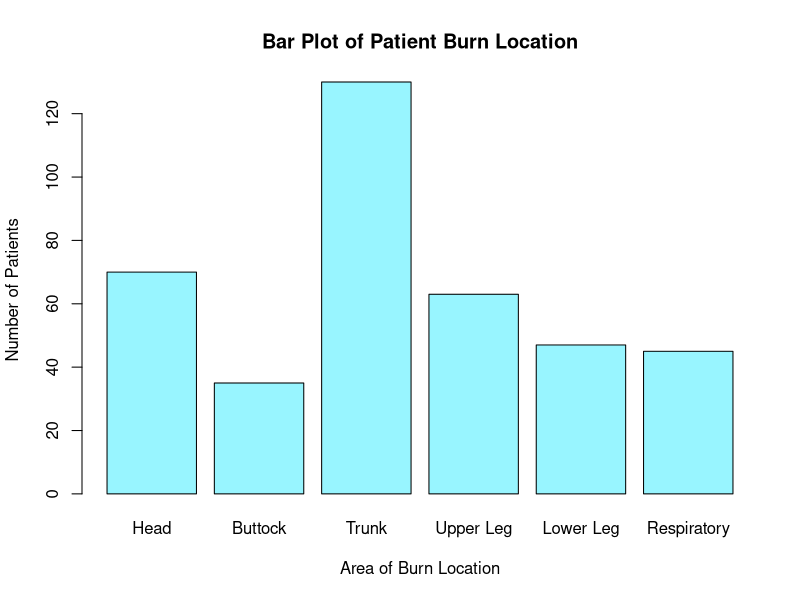
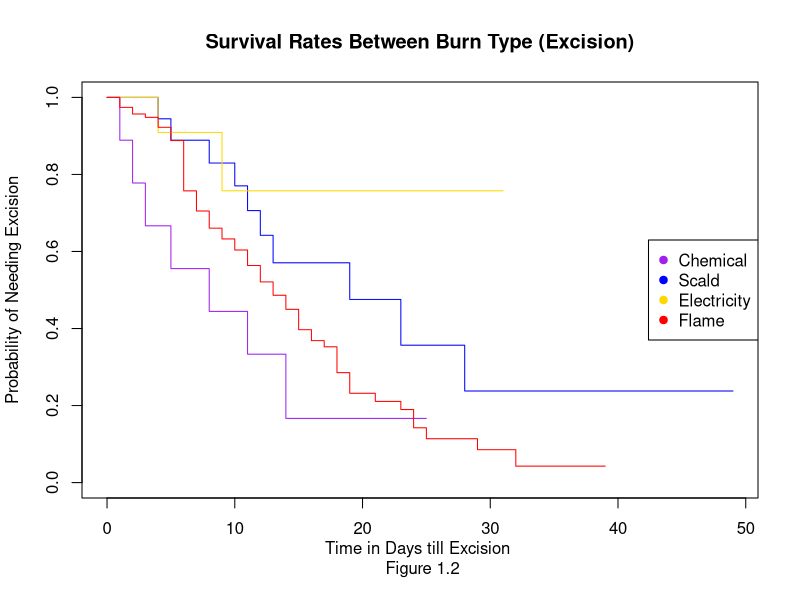
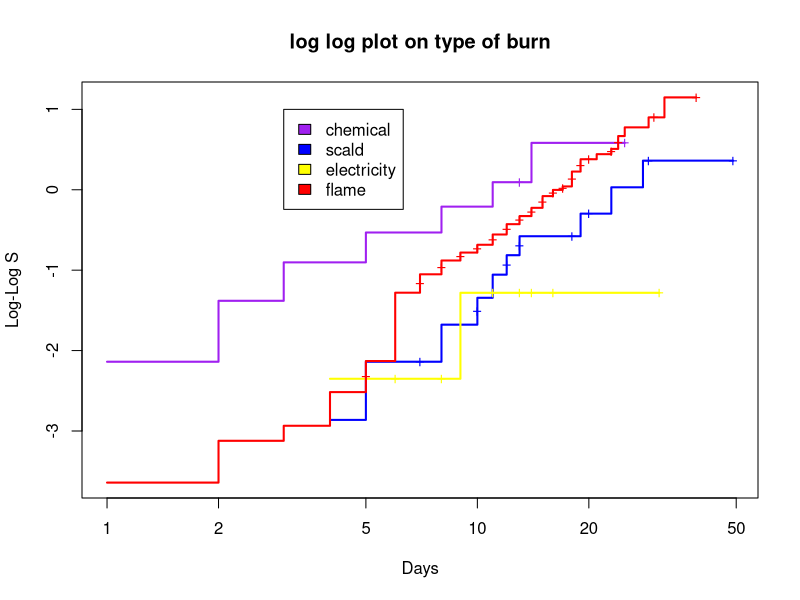
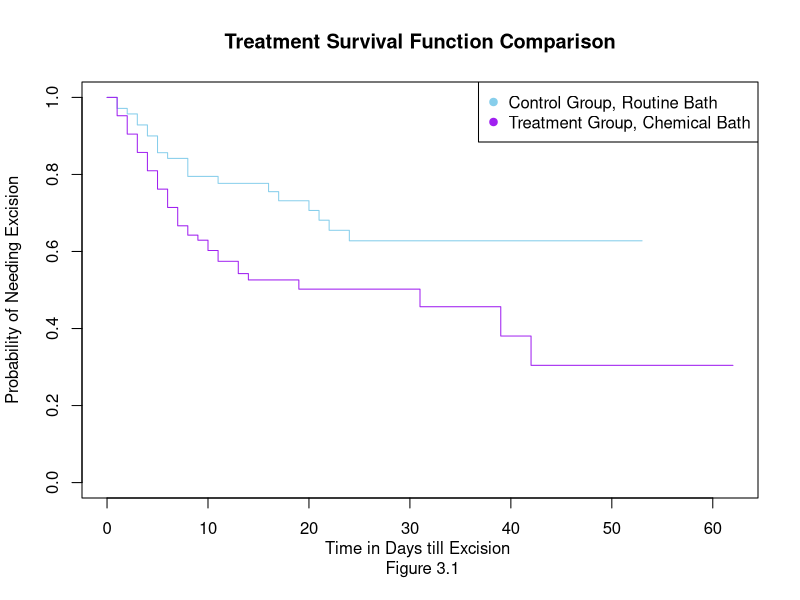
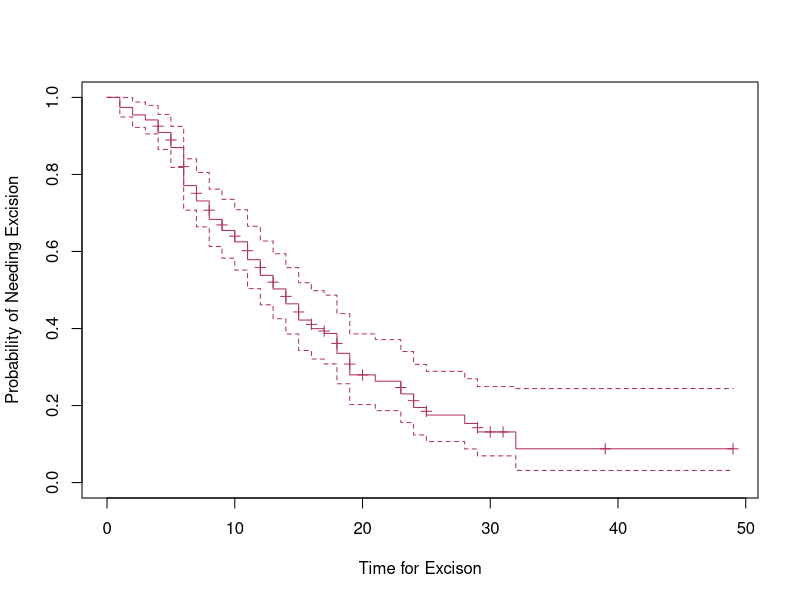
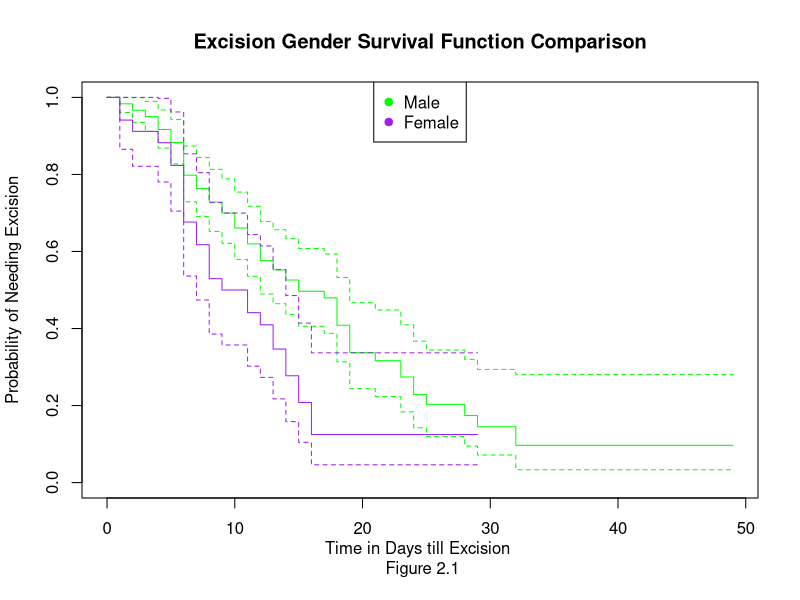
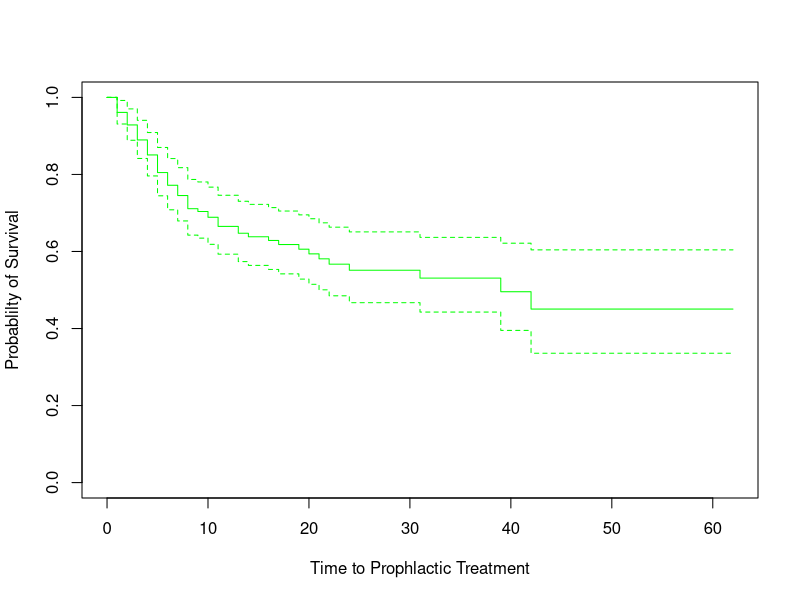
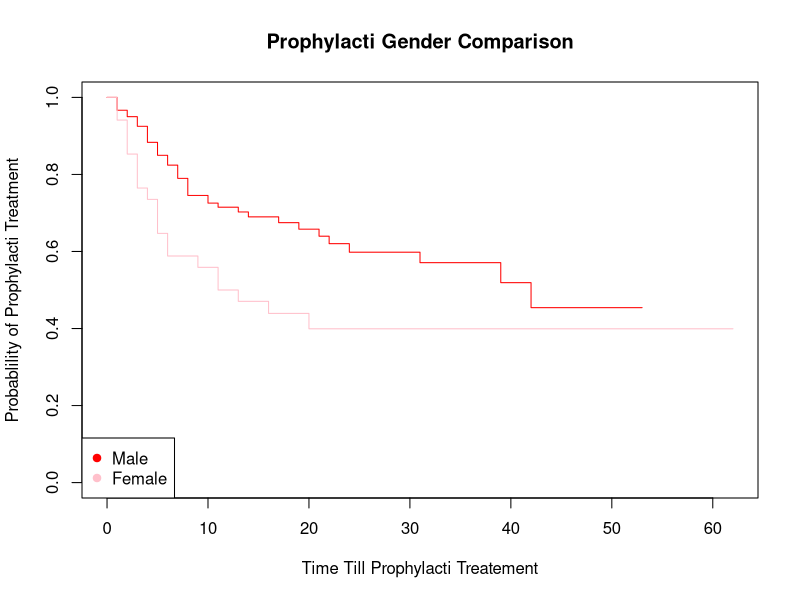

These figures' R source, in order:
## ---- chunk 1
library(survival)
library(tidyverse)
library(KMsurv)

#Exploratory Data Analysis 
data("burn")
burn.dataset <- data("burn")

sum(burn$Z10) #number of patients with burn in throat
mean(burn$Z4) #avg body burn percentage is 24.69481
summary(burn) #5 point summary for all variables #z4 would be good
sum(burn$Z2)

bodilyburncount <- subset(burn, select=Z5:Z10) %>% colSums()
bodilyburncount  #setting up for barplot

barplot(bodilyburncount, col = "cadetblue1", ylab = "Number of Patients", 
        xlab="Area of Burn Location",
        main="Bar Plot of Patient Burn Location",
        names.arg=c("Head", "Buttock","Trunk", "Upper Leg", "Lower Leg", "Respiratory"))

sum(burn$Z1) #total patients with body cleansing 


#number of females in dataset 
females.in.study <- sum(burn$Z2)

#Number of white people in group 
sum(burn$Z3)

# Z11 ( Type of Burn), Understanding nature of burn type through KM
Typeofburn.km <- survfit(Surv(burn$T1, burn$D1) ~ Z11, data = burn)
plot(Typeofburn.km, xlab = "Time in Days till Excision \n Figure 1.2", ylab = "Probability of Needing Excision", main = "Survival Rates Between Burn Type (Excision)", col = c("purple", "blue", "gold", "red"))
legend("right", legend=c("Chemical", "Scald", "Electricity", "Flame"), col = c("purple", "blue", "gold", "red"), pch=rep(19,2))

log.rank.test.typeofburn <- survdiff(Surv(T1, D1)~Z11, data = burn)
log.rank.test.typeofburn

plot(Typeofburn.km, mark="+",lwd=2,col = c("purple", "blue", "yellow", "red"), fun="cloglog", xlab="Days", ylab="Log-Log S", main = "log log plot on type of burn")
legend(3,1,c("chemical", "scald", "electricity", "flame"),fill=c("purple", "blue", "yellow", "red")) #considering no other covariates. 


#routine bathing vs chemical bathing effect 
treatmentcoxph <- coxph(Surv(T2, D2)~Z1, data=burn)
treatmentcoxph
summary(treatmentcoxph)

#now checking under excision 
treatmentcoxph2 <- coxph(Surv(T1, D1)~Z1, data=burn)
treatmentcoxph2
summary(treatmentcoxph2)

#p-value of .008, reject the null hypothesis that no difference exists, thus we know that there is significant difference betweeen bathing in the treatent and routine bathing. Bathing in treatment results in a decrease of the infection risk.

#treatment group graph
treatmentgroups<- survfit(Surv(T2, D2)~Z1, data = burn)
summary(treatmentgroups)


plot(treatmentgroups, xlab="Time in Days till Excision \n Figure 3.1",
ylab="Probability of Needing Excision",
main="Treatment Survival Function Comparison",
col=c("skyblue","purple"))
legend("topright",legend=c("Control Group, Routine Bath","Treatment Group, Chemical Bath"), col=c("skyblue","purple"), pch=rep(19,2))
# end of treatment graph


# for excision
#time 1 
excision.km <-survfit(Surv(burn$T1, burn$D1)~1) 
plot(excision.km, xlab= "Time for Excison", ylab="Probability of Needing Excision", conf.int=TRUE,
     mark.time=TRUE, col = "maroon")

#excision km gender
excision.gender <- survfit(Surv(burn$T1, burn$D1)~Z2, data=burn)
summary(excision.gender)

plot(excision.gender, xlab="Time in Days till Excision \n Figure 2.1",
ylab="Probability of Needing Excision",
main="Excision Gender Survival Function Comparison",
col=c("green","purple"), conf.int=TRUE)
legend("top",legend=c("Male","Female"), col=c("green","purple"), pch=rep(19,2))


excision.coxph <- coxph(Surv(T1,D1)~Z2,data=burn) #log rank test for male/female difference
excision.coxph


excision.coxph2 <- coxph(Surv(T1,D1)~.,data=burn)
excision.coxph2
Models <- step(excision.coxph2, direction = "backward")
Models


bestfit <- coxph(Surv(T1, D1) ~ Z1 + Z2 + Z4 + Z8 + Z9 + T3, data = burn)
summary(bestfit)

cox.zph(bestfit)



befit <- coxph(Surv(T1, D1) ~ (Z1 + Z2 + Z4 + Z8 + Z9 + T3)^2, data = burn)
step(befit, direction = "backward")


befit1 <- coxph(Surv(T3, D3) ~ (Z1 + Z2 + Z3 + Z6 + D1 + D2)^2, data = burn)
step(befit1, direction = "backward")

befit2<-coxph(Surv(T3, D3) ~ Z1 + Z2 + Z3 + Z6 + D1 + D2 + 
    Z1:D1 + Z2:Z3 + Z2:D1 + Z2:D2 + Z3:D2, data = burn)
befit2$coefficients
summary(befit2)



cox.zph(befit2, global = FALSE)
cox.zph(befit1, global = FALSE)
  

anova(excision.coxph2)
step(excision.coxph2, direction = "backward")


#time 2
Prophylacti.km <- survfit(Surv(burn$T2, burn$D2)~1) 
plot(Prophylacti.km, xlab="Time to Prophlactic Treatment", ylab="Probablilty of Survival", col="green")

Prophylacti.km.gender <- survfit(Surv(T2,D2)~Z2, data=burn)
plot(Prophylacti.km.gender, xlab="Time Till Prophylacti Treatement", ylab ="Probablility of Prophylacti Treatment",
     main="Prophylacti Gender Comparison", col=c("red","pink"))
legend("bottomleft", legend=c("Male", "Female"), col=c("red","pink"),pch=rep(19,2)) 

Prophylacti.coxph<- coxph(Surv(T2,D2)~Z11, data=burn)
Prophylacti.coxph
Prophylacti.coxph2<- coxph(Surv(T2,D2)~., data=burn)
anova(Prophylacti.coxph2)
step(Prophylacti.coxph2, direction = "backward")


Prophylacti.coxph


#time 3
straphylocous.km <- survfit(Surv(burn$T3, burn$D3)~1)
plot(straphylocous.km, xlab="Time to Straphylocous", ylab ="Probability of Getting Sttraphylocous Infection", col="blue")


straphylocous.km.gender <- survfit(Surv(T3, D3)~Z2, data=burn)

plot(straphylocous.km.gender, xlab="Time in Days till Staphylocous",
ylab="Probability of Straphylocous",
main="Straphylocous Gender Survival Function Comparison",
col=c("green","purple"))
legend("top",legend=c("Male","Female"), col=c("green","purple"), pch=rep(19,2))


#gender analysis
?burn

excision.km.ethnicity<- survfit(Surv(T1, D1)~Z3, data=burn)
summary(excision.km.ethnicity)
plot(excision.km.ethnicity, xlab="Time in Days till Excision", ylab="Probability of Excicision",
     main="Ethnicity on Excision", col=c("blue", "red"))
legend("top",legend=c("White", "Non-White"),col = c("blue","red"),pch = rep(19,2))

log.rank.test.ethnicity <- survdiff(Surv(T1, D1)~Z3, data=burn)
log.rank.test.ethnicity
#extremely high p-value=1, probs something wrong. 
#otherwise fail to reject null, conclude survival rate the same for ethnicities. 



#question regarding survival rates for different burn
#null is no difference. 
log.rank.test.burntype <- survdiff(Surv(T1, D1)~Z11, data=burn)
log.rank.test.burntype
   
#p-value at .04, means no difference in type of burn 


Z1cox <- coxph(Surv(T3,D3)~ Z1, data = burn)
Z2cox <- coxph(Surv(T3,D3)~ Z2 , data = burn)
Z3cox <- coxph(Surv(T3,D3)~ Z3 , data = burn)
Z6cox <- coxph(Surv(T3,D3)~ Z6 , data = burn)
D1cox <- coxph(Surv(T3,D3)~ D1 , data = burn)
D2cox <- coxph(Surv(T3,D3)~ D2 , data = burn)


#log log Z1
plot(survfit(Z1cox,newdata=data.frame(Z1=factor(c("0", "1")))),
     fun = "cloglog", main ="Log Log Graph of Bathing Treatment" , 
     xlab="Time until death(in days)", ylab = "Log(-Log(S))", lwd = 2, col = c(1:2))
legend("bottomright", legend = c("Routine Bath", "Body Cleansing"), fill = c(1:2))

#log log Z2
plot(survfit(Z2cox,newdata=data.frame(Z2=factor(c("0", "1")))),
     fun = "cloglog", main ="Log Log Graph of Gender" , 
     xlab="Time until death(in days)", ylab = "Log(-Log(S))", lwd = 2, col = c(1:2))
legend("bottomright", legend = c("Male", "Female"), fill = c(1:2))

#log log Z3
plot(survfit(Z3cox,newdata=data.frame(Z3=factor(c("0", "1")))),
     fun = "cloglog", main ="Log Log Graph of Race" , 
     xlab="Time until death(in days)", ylab = "Log(-Log(S))", lwd = 2, col = c(1:2))
legend("bottomright", legend = c("Non-White", "White"), fill = c(1:2))

#log log z6
plot(survfit(Z6cox,newdata=data.frame(Z6=factor(c("1", "0")))),
     fun = "cloglog", main ="Graph of Burn Site Indicator: Buttock" , 
     xlab="Time until death(in days)", ylab = "Log(-Log(S))", lwd = 2, col = c(1:2))
legend("bottomright", legend = c("Yes", "No"), fill = c(1:2))

#log log D1
plot(survfit(D1cox,newdata=data.frame(D1=factor(c("1", "0")))),
     fun = "cloglog", main ="Log Log Graph of Excision Indicator" , 
     xlab="Time until death(in days)", ylab = "Log(-Log(S))", lwd = 2, col = c(1:2))
legend("bottomright", legend = c("Yes", "No"), fill = c(1:2))

#log log D2
plot(survfit(D2cox,newdata=data.frame(D2=factor(c("1", "0")))),
     fun = "cloglog", main ="Log Log Graph of Prophylactic Antibiotic" , 
     xlab="Time until death(in days)", ylab = "Log(-Log(S))", lwd = 2, col = c(1:2))
legend("bottomright", legend = c("Yes", "No"), fill = c(1:2))

## ---- chunk 2
#extension code 

###  Due to our burn data set have mutiple events that can occur before an infection happen. We decided to use a recurrent model to test if
# events happening prior to our D3 have any effect on the survival rate of getting an infection.


burn2 = survSplit(Surv(T3, D3)~.,data=burn, cut =c(20,40), episode = "TimeGroup",
id ="sub.id",end = "tstop")
head(burn2)
#spltting time into episodes, and creating start and stop 


plot(survfit(Surv(tstart,tstop,D3)~1,data=burn2),lwd=2,xlab="Time in Days \n Figure 4.1",ylab="S(t)",col="maroon",main="Recurrent Survival Function, Straphylococous")

plot(survfit(Surv(tstart,tstop,D3)~Z1,data=burn2),lwd=2,xlab="Time in Days \n Figure 4.2",ylab="Probability of Staphylococcus Infection",col=c("red","gray"), main="Recurrent Survival Function, Straphylococcous")
legend("topright", legend = c("Bathing Treatment","Regular Bathing, No TRT"), col = c("red","gray"),pch=rep(19,2))

plot(survfit(Surv(tstart,tstop,D3)~D2,data=burn2),lwd=2,xlab="Time in Days \n Figure 4.3",ylab="Probability of Staphylococcus Infection",col=c("red","blue"), main="Recurrent Survival Function, Straphylococous")
legend("topright", legend = c("On Antibiotic","No Antibiotic"), col = c("red","blue"),pch=rep(19,2))

plot(survfit(Surv(tstart,tstop,D3)~D1,data=burn2),lwd=2,xlab="Time in Days \n Figure 4.4",ylab="Probability of Staphylococcus Infection",col=c("purple","black"), main="Recurrent Survival Function, Straphylococous")
legend("topright", legend = c("Underwent Excision","No Excision"), col = c("purple","black"),pch=rep(19,2))


rets.ft <- coxph(Surv(tstart, tstop, D3) ~ D1 + D2 + D2:(TimeGroup),
 data=burn2)
summary(rets.ft)


anova(rets.ft)



beta2 <- coef(rets.ft)[3]
se.beta2 <- sqrt(vcov(rets.ft)[3,3])
exp( beta2 +c(-1.96, 1.96)*se.beta2 ) #getting ci for second coeff. 





plot(survfit(Surv(tstart,tstop,D3)~Z1+D1+D2,
data=burn2,
subset=(burn2$TimeGroup == "1")),
lwd=2, col=c("red","gray","blue","black","green","purple"),xlab="Days Until Infection \n Figure 4.5",ylab="Probability of Infection",main="Recurrent Survival Function, Straphylococous \n Episode 1")
legend("bottomleft", legend = c("Bathing Treatment","Regular Bathing, No TRT","Excision","No Excision", "Took Antibiotic","No Antibiotic"), col = c("red","gray","blue","black","green","purple"),pch=rep(19,2))

plot(survfit(Surv(tstart,tstop,D3)~Z1,
data=burn2,
subset=(burn2$TimeGroup == "2")),
lwd=2, col=c("red","gray"),xlab="Days Until Infection \n Figure 4.6",ylab="Probability of Infection",main="Recurrent Survival Function, Straphylococous \n Episode 2")
legend("bottomleft", legend = c("Bathing Treatment","Regular Bathing, No TRT"), col = c("red","gray","blue","black","green","purple"),pch=rep(19,2))

plot(survfit(Surv(tstart,tstop,D3)~D2,
data=burn2,
subset=(burn2$TimeGroup == "3")),
lwd=2, col=c("red","gray"),xlab="Days Until Infection \n Figure 4.7",ylab="Probability of Infection", main="Recurrent Survival Function, Straphylococous \n Episode 3")
legend("bottomleft", legend = c("Took Antibiotic","No Antibiotic"), col = c("red","gray"),pch=rep(19,2))








